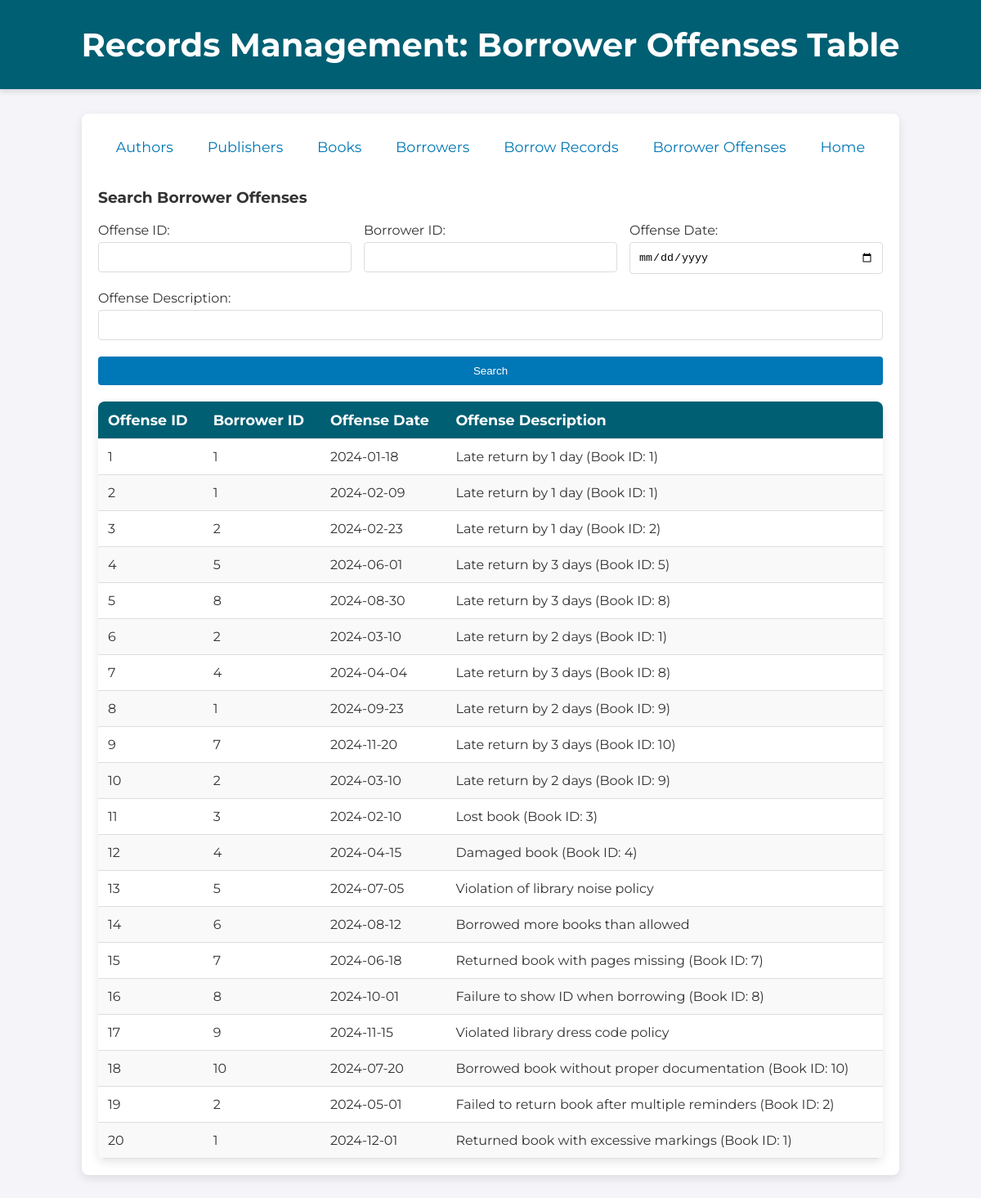
/borroweroffenses, run on the app's committed database.
### tables this page shows
CREATE TABLE BorrowerOffenses (
    offense_id INT AUTO_INCREMENT PRIMARY KEY,
    borrower_id INT,
    offense_date DATE,
    offense_description TEXT,
    FOREIGN KEY (borrower_id) REFERENCES Borrowers(borrower_id)
);

### app.py (the view)
@app.route("/borroweroffenses", methods=["GET", "POST"])
def borroweroffenses():
    if request.method == "POST":
        offense_id = request.form.get("offense_id")
        borrower_id = request.form.get("borrower_id")
        offense_date = request.form.get("offense_date")
        offense_description = request.form.get("offense_description")
        query = "SELECT * FROM BorrowerOffenses WHERE 1=1"
        params = []
        if not offense_id and not borrower_id and not offense_date and not offense_description:
            borroweroffenses = db.execute("SELECT * FROM BorrowerOffenses")
        else:
            query = "SELECT * FROM BorrowerOffenses WHERE 1=1"
            params = []
            if offense_id:
                try:
                    offense_id = int(offense_id)
                    query += " AND offense_id = ?"
                    params.append(offense_id)
                except ValueError:
                    return render_template("borroweroffenses.html", borroweroffenses=[], message="Invalid Offense ID input")
            if borrower_id:
                try:
                    book_id = int(borrower_id)
                    query += " AND borrower_id = ?"
                    params.append(borrower_id)
                except ValueError:
                    return render_template("borroweroffenses.html", borroweroffenses=[], message="Invalid Borrower ID input")
            if offense_date:
                query += " AND offense_date = ?"
                params.append(offense_date)
            if offense_description:
                query += " AND offense_description LIKE ?"
                params.append(f"%{offense_description}%")
            try:
                borroweroffenses = db.execute(query, params)
            except Exception as e:
                print(f"Error executing query: {e}")
                return render_template("borroweroffenses.html", borroweroffenses=[], message="An error occurred while fetching borrower offenses.")
        return render_template("borroweroffenses.html", borroweroffenses=borroweroffenses)
    else:
        borroweroffenses = db.execute("SELECT * FROM BorrowerOffenses")
        return render_template("borroweroffenses.html", borroweroffenses=borroweroffenses)

### app.py (called while the page is built)
@app.after_request
def after_request(response):
    response.headers["Cache-Control"] = "no-cache, no-store, must-revalidate"
    response.headers["Expires"] = 0
    response.headers["Pragma"] = "no-cache"
    return response

### templates/borroweroffenses.html
{% extends "records.html" %}
{% block title %}
Borrower Offenses Table
{% endblock %}
{% block main %}
    <h3>Search Borrower Offenses</h3>
    <form action="/borroweroffenses" method="POST" class="form">
        <div class="form-row">
            <label>Offense ID: <input autocomplete="off" min="1" name="offense_id" type="number"></label>
            <label>Borrower ID: <input autocomplete="off" name="borrower_id" type="number"></label>
            <label>Offense Date: <input autocomplete="off" name="offense_date" type="date"></label>
        </div>
        <div class="form-row">
            <label>Offense Description: <input autocomplete="off" name="offense_description" type="text"></label>
        </div>
        <button type="submit">Search</button>
    </form>
    <table>
        <thead>
            <tr>
                <th>Offense ID</th>
                <th>Borrower ID</th>
                <th>Offense Date</th>
                <th>Offense Description</th>
            </tr>
        </thead>
        <tbody>
            {% for borroweroffense in borroweroffenses %}
                <tr>
                    <td>{{ borroweroffense.offense_id }}</td>
                    <td>{{ borroweroffense.borrower_id }}</td>
                    <td>{{ borroweroffense.offense_date }}</td>
                    <td>{{ borroweroffense.offense_description }}</td>
                </tr>
            {% endfor %}
        </tbody>
    </table>
{% endblock %}

### static/styles.css (style rules this page uses)
body { font-family: 'Montserrat', sans-serif; background-color: #f4f4f9; color: #333; margin: 0; padding: 0; }
table { width: 100%; border-collapse: collapse; margin-top: 20px; border-radius: 8px; overflow: hidden; box-shadow: 0 4px 12px rgba(0, 0, 0, 0.1); }
table th, table td { padding: 12px; text-align: left; border-bottom: 1px solid #ddd; }
table th { background-color: #005f73; color: white; font-size: 1.1em; }
table tr:nth-child(even) { background-color: #f9f9f9; }
button { background-color: #0077b6; color: white; padding: 10px 20px; border: none; border-radius: 4px; cursor: pointer; transition: background-color 0.3s ease; }
.form { display: flex; flex-direction: column; gap: 20px; }
.form-row { display: flex; flex-wrap: wrap; gap: 15px; }
.form-row label { flex: 1 1 18%; }
.form-row select, .form-row input { width: 100%; padding: 10px; margin-top: 5px; border: 1px solid #ddd; border-radius: 4px; box-sizing: border-box; }

### data on the page
BorrowerOffenses: offense_id "1", borrower_id "1", offense_date "2024-01-18", offense_description "Late return by 1 day (Book ID: 1)"
BorrowerOffenses: offense_id "2", borrower_id "1", offense_date "2024-02-09", offense_description "Late return by 1 day (Book ID: 1)"
BorrowerOffenses: offense_id "3", borrower_id "2", offense_date "2024-02-23", offense_description "Late return by 1 day (Book ID: 2)"
BorrowerOffenses: offense_id "4", borrower_id "5", offense_date "2024-06-01", offense_description "Late return by 3 days (Book ID: 5)"
BorrowerOffenses: offense_id "5", borrower_id "8", offense_date "2024-08-30", offense_description "Late return by 3 days (Book ID: 8)"
BorrowerOffenses: offense_id "6", borrower_id "2", offense_date "2024-03-10", offense_description "Late return by 2 days (Book ID: 1)"
BorrowerOffenses: offense_id "7", borrower_id "4", offense_date "2024-04-04", offense_description "Late return by 3 days (Book ID: 8)"
BorrowerOffenses: offense_id "8", borrower_id "1", offense_date "2024-09-23", offense_description "Late return by 2 days (Book ID: 9)"
BorrowerOffenses: offense_id "9", borrower_id "7", offense_date "2024-11-20", offense_description "Late return by 3 days (Book ID: 10)"
BorrowerOffenses: offense_id "10", borrower_id "2", offense_date "2024-03-10", offense_description "Late return by 2 days (Book ID: 9)"
BorrowerOffenses: offense_id "11", borrower_id "3", offense_date "2024-02-10", offense_description "Lost book (Book ID: 3)"
BorrowerOffenses: offense_id "12", borrower_id "4", offense_date "2024-04-15", offense_description "Damaged book (Book ID: 4)"
BorrowerOffenses: offense_id "13", borrower_id "5", offense_date "2024-07-05", offense_description "Violation of library noise policy"
BorrowerOffenses: offense_id "14", borrower_id "6", offense_date "2024-08-12", offense_description "Borrowed more books than allowed"
BorrowerOffenses: offense_id "15", borrower_id "7", offense_date "2024-06-18", offense_description "Returned book with pages missing (Book ID: 7)"
BorrowerOffenses: offense_id "16", borrower_id "8", offense_date "2024-10-01", offense_description "Failure to show ID when borrowing (Book ID: 8)"
BorrowerOffenses: offense_id "17", borrower_id "9", offense_date "2024-11-15", offense_description "Violated library dress code policy"
BorrowerOffenses: offense_id "18", borrower_id "10", offense_date "2024-07-20", offense_description "Borrowed book without proper documentation (Book ID: 10)"
BorrowerOffenses: offense_id "19", borrower_id "2", offense_date "2024-05-01", offense_description "Failed to return book after multiple reminders (Book ID: 2)"
BorrowerOffenses: offense_id "20", borrower_id "1", offense_date "2024-12-01", offense_description "Returned book with excessive markings (Book ID: 1)"
